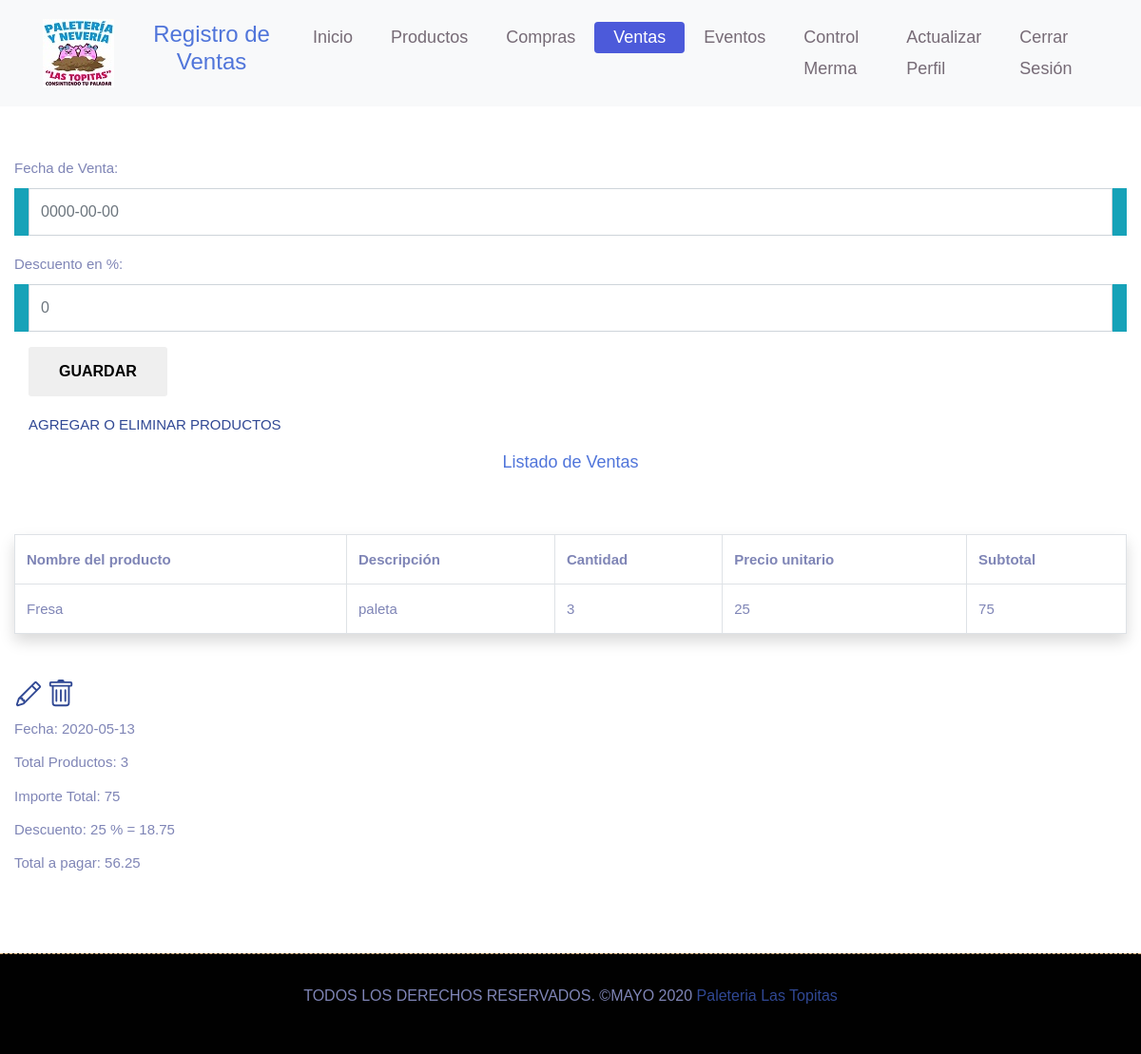
/paginas/ventas.php (signed in), run on an earlier commit of the app's database.
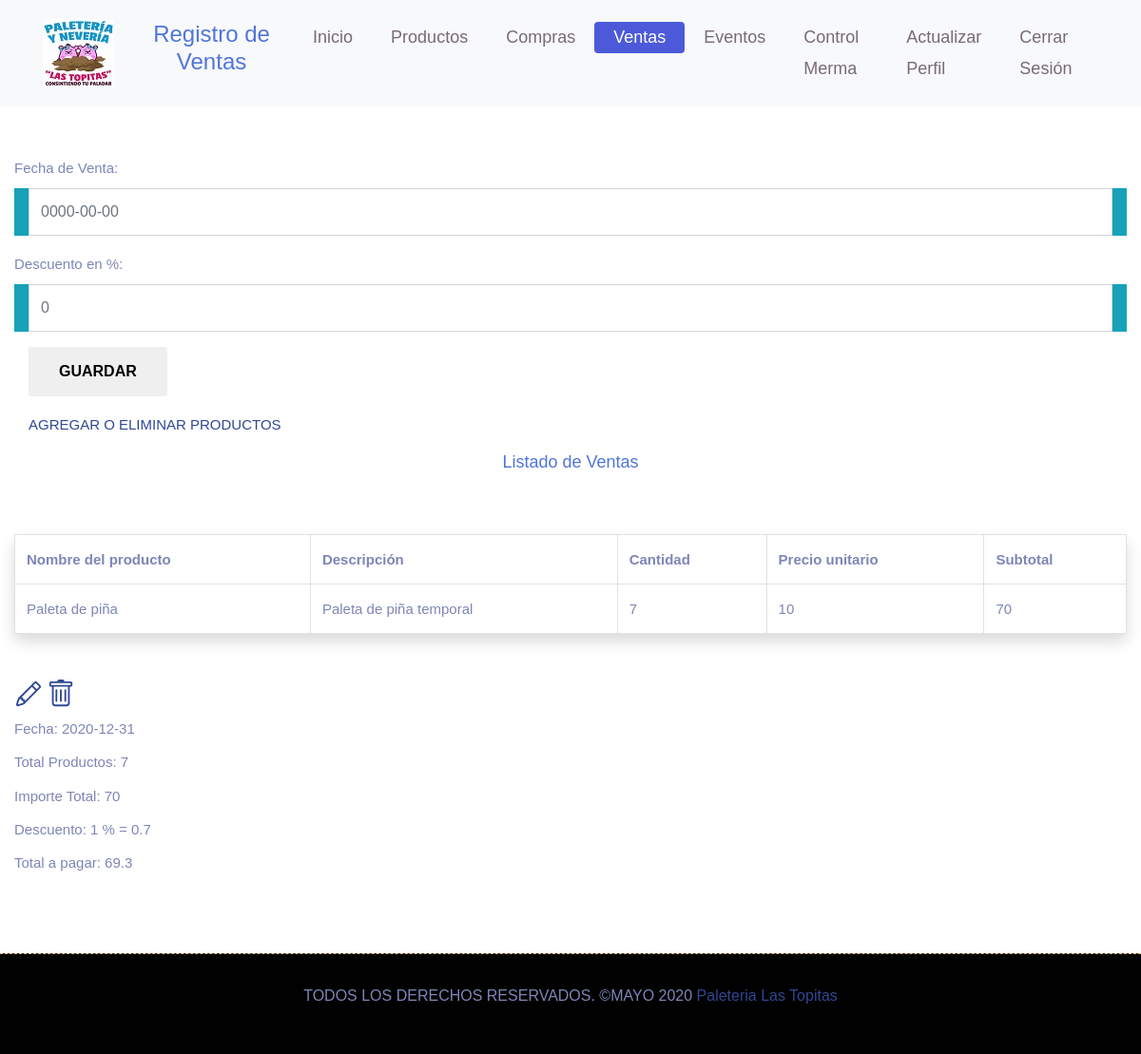
And on a later commit of the database.
### tables this page shows
CREATE TABLE `detalleventa` (
  `Producto_idProducto` int(11) NOT NULL,
  `Ventas_idVentas` int(11) NOT NULL,
  `cantidadProducto` int(5) DEFAULT NULL,
  `subtotal` double DEFAULT NULL
);

CREATE TABLE `producto` (
  `idProducto` int(11) NOT NULL,
  `nombre` varchar(50) DEFAULT NULL,
  `precioVenta` int(5) DEFAULT NULL,
  `costoCompra` int(4) DEFAULT NULL,
  `stockActual` int(4) DEFAULT NULL,
  `stockMinimo` int(4) DEFAULT NULL,
  `stockMaximo` int(4) DEFAULT NULL,
  `descripcion` varchar(100) DEFAULT NULL,
  `estado` varchar(50) DEFAULT NULL
);

CREATE TABLE `ventas` (
  `idVentas` int(11) NOT NULL,
  `totalProductoVendido` int(5) DEFAULT NULL,
  `fechaVenta` date DEFAULT NULL,
  `importeTotal` int(5) DEFAULT NULL,
  `descuento` double DEFAULT NULL
);

### paginas/ventas.php (the view, shortened to what the changed rows need)
<?php
  if (isset($_SESSION['usuario']))
  {
?>
<?php
include_once '../Cruds/CrudV.php';
?>
<!DOCTYPE html>
<html lang="en">
<head>
    <link rel="stylesheet" href="../css/bootstrap.min.css">
    <link rel="stylesheet" href="../css/style.css">
	<link rel="stylesheet" href="../css/responsive.css">
</head>
<body>
  <header class="top-navbar">
    <nav class="navbar navbar-expand-lg navbar-light bg-light">
      <div class="container">
        <div class="text-center ba">
          <h1 class="titPrin">Registro de Ventas</h1>
        </div>
      </div>
    </nav>
  </header>	 <br></br><br></br><br></br>
<div class="container-fluid ">
 <form method="post">
    <div class="form-group obtds"> <label class="control-label tamla" for="fechaVenta">Fecha de Venta:</label>
    </div>
    <div class="form-group obtds"><label class="control-label tamla" for="descuento">Descuento en %:</label>
    </div>
    <div class="form-group">
    </div>
    <div class="form-group">
    </div>
 </form>
 <?php
  include_once '../Cruds/Db.php';
  $rs ="SELECT max(idVentas) as id from ventas"; $SQL=$MySQLiconn->query($rs);
  if ($row = $SQL->fetch_array()) { $id = trim($row[0]); }
  $filtro="SELECT ventas.idVentas,ventas.totalProductoVendido,ventas.fechaVenta,ventas.importeTotal,ventas.descuento,detalleventa.Producto_idProducto,detalleventa.Ventas_idVentas,detalleventa.cantidadProducto,detalleventa.subtotal,producto.idProducto,producto.nombre,producto.precioVenta,producto.descripcion FROM ventas, detalleVenta, producto WHERE idVentas= '$id' AND detalleventa.Ventas_idVentas = ventas.idVentas AND detalleventa.Producto_idProducto = producto.idProducto";
  $SQL = $MySQLiconn->query($filtro);
?>
 <h3 class="textoTa text-center">Listado de Ventas</h3><BR></BR>
 <table class="table table-hover table-bordered shadow p-3 mb-5 bg-white rounded">
    <tr class="tabTit">
      <th>Nombre del producto</th>
      <th>Descripción</th>
      <th>Cantidad</th>
      <th>Precio unitario</th>
      <th>Subtotal</th>
    </tr>
  <?php
    while($row=$SQL->fetch_array())
    {
  ?>
    <tr class="tabCont">
      <td><?php echo $row['nombre']; ?></td>
      <td><?php echo $row['descripcion']; ?></td>
      <td><?php echo $row['cantidadProducto']; ?></td>
      <td><?php echo $row['precioVenta']; ?></td>
      <td><?php echo $row['subtotal']; ?></td>
    </tr>
  <?php
    }
  ?>
</table>
<a href="?editar=<?php echo $row['idVentas'];?>" onclick="return confirm('¿Deseas Editarlo ?'); "></a>
<a href="?eliminar=<?php echo $row['idVentas']; ?>" onclick="return confirm('¿Seguro deseas eliminarlo?'); "></a><br>
<?php
  $datos="SELECT ventas.idVentas,detalleventa.Producto_idProducto,detalleventa.Ventas_idVentas,detalleventa.cantidadProducto,detalleventa.subtotal, producto.idProducto FROM ventas, detalleVenta, producto WHERE idVentas= '$id' AND detalleventa.Ventas_idVentas = ventas.idVentas AND detalleventa.Producto_idProducto = producto.idProducto";
  $SQL = $MySQLiconn->query($datos); $Totalp=0; $TotalI=0;
  while($row=$SQL->fetch_array()){
    $Totalp = $Totalp + $row['cantidadProducto'];
    $TotalI = $TotalI + $row['subtotal'];
  }
  $filtro="SELECT ventas.idVentas,ventas.totalProductoVendido,ventas.fechaVenta,ventas.importeTotal,ventas.descuento,detalleventa.Producto_idProducto,detalleventa.Ventas_idVentas,detalleventa.cantidadProducto,detalleventa.subtotal,producto.idProducto,producto.nombre,producto.precioVenta FROM ventas, detalleVenta, producto WHERE idVentas= '$id' AND detalleventa.Ventas_idVentas = ventas.idVentas AND detalleventa.Producto_idProducto = producto.idProducto";
  $SQL = $MySQLiconn->query($filtro);
  if ($row = $SQL->fetch_array()) {
?>
  <label>Fecha: <?php echo $row['fechaVenta'];?></label><br>
  <label>Total Productos: <?php echo $Totalp;?></label><br>
  <label>Importe Total: <?php echo $TotalI;?></label><br>
  <?php
    $descuento=$row['descuento']*0.01*$TotalI;
    $imp=$TotalI-$descuento;
  ?>
  <label>Descuento: <?php echo $row['descuento'];?> % = <?php echo $descuento;?></label><br>
  <label>Total a pagar: <?php echo $imp;?></label><br>
<?php
  }
?> </div><br><br>
</body>
</html>
<?php
  }else{
    header ('Location: ../login.php');
  }
?>

What changed in the data, as far as the page shows it:
no longer on this page (row edited): detalleventa: Producto_idProducto.nombre "Fresa", Producto_idProducto.descripcion "paleta", cantidadProducto "3", Producto_idProducto.precioVenta "25", subtotal "75", Ventas_idVentas.fechaVenta "2020-05-13", Ventas_idVentas.descuento "25", Ventas_idVentas.descuento "18.75", Ventas_idVentas.descuento "56.25"
added detalleventa: Producto_idProducto.nombre "Paleta de piña", Producto_idProducto.descripcion "Paleta de piña temporal", cantidadProducto "7", Producto_idProducto.precioVenta "10", subtotal "70", Ventas_idVentas.fechaVenta "2020-12-31", Ventas_idVentas.descuento "1", Ventas_idVentas.descuento "0.7", Ventas_idVentas.descuento "69.3"
Also different on the page:
$Totalp: "3" → "7"
$TotalI: "75" → "70"
